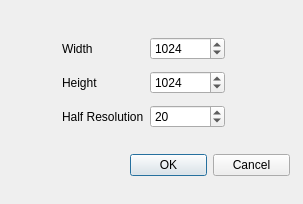
<ui version="4.0" >
 <class>ExportDialog</class>
 <widget class="QDialog" name="ExportDialog" >
  <property name="geometry" >
   <rect>
    <x>0</x>
    <y>0</y>
    <width>303</width>
    <height>204</height>
   </rect>
  </property>
  <property name="windowTitle" >
   <string>Export Parameters</string>
  </property>
  <widget class="QDialogButtonBox" name="buttonBox" >
   <property name="geometry" >
    <rect>
     <x>130</x>
     <y>150</y>
     <width>160</width>
     <height>30</height>
    </rect>
   </property>
   <property name="orientation" >
    <enum>Qt::Horizontal</enum>
   </property>
   <property name="standardButtons" >
    <set>QDialogButtonBox::Cancel|QDialogButtonBox::Ok</set>
   </property>
  </widget>
  <widget class="QWidget" name="" >
   <property name="geometry" >
    <rect>
     <x>62</x>
     <y>32</y>
     <width>163</width>
     <height>104</height>
    </rect>
   </property>
   <layout class="QGridLayout" name="gridLayout" >
    <item row="0" column="0" >
     <widget class="QLabel" name="label" >
      <property name="text" >
       <string>Width</string>
      </property>
     </widget>
    </item>
    <item row="0" column="1" >
     <widget class="QSpinBox" name="width" >
      <property name="minimum" >
       <number>1</number>
      </property>
      <property name="maximum" >
       <number>8196</number>
      </property>
      <property name="value" >
       <number>1024</number>
      </property>
     </widget>
    </item>
    <item row="1" column="0" >
     <widget class="QLabel" name="label_2" >
      <property name="text" >
       <string>Height</string>
      </property>
     </widget>
    </item>
    <item row="1" column="1" >
     <widget class="QSpinBox" name="height" >
      <property name="minimum" >
       <number>1</number>
      </property>
      <property name="maximum" >
       <number>8196</number>
      </property>
      <property name="value" >
       <number>1024</number>
      </property>
     </widget>
    </item>
    <item row="2" column="0" >
     <widget class="QLabel" name="label_3" >
      <property name="text" >
       <string>Half Resolution</string>
      </property>
     </widget>
    </item>
    <item row="2" column="1" >
     <widget class="QSpinBox" name="e2" >
      <property name="minimum" >
       <number>1</number>
      </property>
      <property name="maximum" >
       <number>8196</number>
      </property>
      <property name="value" >
       <number>20</number>
      </property>
     </widget>
    </item>
   </layout>
  </widget>
 </widget>
 <resources/>
 <connections>
  <connection>
   <sender>buttonBox</sender>
   <signal>accepted()</signal>
   <receiver>ExportDialog</receiver>
   <slot>accept()</slot>
   <hints>
    <hint type="sourcelabel" >
     <x>248</x>
     <y>254</y>
    </hint>
    <hint type="destinationlabel" >
     <x>157</x>
     <y>274</y>
    </hint>
   </hints>
  </connection>
  <connection>
   <sender>buttonBox</sender>
   <signal>rejected()</signal>
   <receiver>ExportDialog</receiver>
   <slot>reject()</slot>
   <hints>
    <hint type="sourcelabel" >
     <x>316</x>
     <y>260</y>
    </hint>
    <hint type="destinationlabel" >
     <x>286</x>
     <y>274</y>
    </hint>
   </hints>
  </connection>
 </connections>
</ui>
